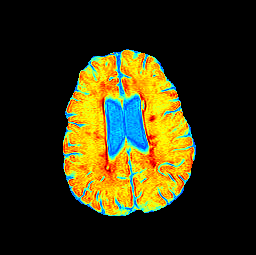
#> input picture out4.png, 256 x 255 px
$ jupyter execute --allow-errors 'MASKING .ipynb'
#> lines starting #> are read from the running program, lines starting #| are printed output that depends on the picture; after the words box and inside, x2 and y2 are one past the last pixel; in counts of white or black regions, pixels touching at a corner belong together
[cell 1]
# Python program for Detection of a
# specific color(blue here) using OpenCV with Python
import cv2
import numpy as np

frame = cv2.imread('out4.png')
#> frame is the input picture: shape (255, 256, 3); mean B, G, R 15.6, 48.6, 51.9

# Converts images from BGR to HSV
hsv = cv2.cvtColor(frame, cv2.COLOR_BGR2HSV)
#> hsv: shape (255, 256, 3); mean H, S, V 10.4, 65.1, 67.5
lower_red = np.array([10, 255, 255])
upper_red = np.array([179, 255, 255])

# Here we are defining range of bluecolor in HSV
# This creates a mask of blue coloured
# objects found in the frame.
mask = cv2.inRange(hsv, lower_red, upper_red)
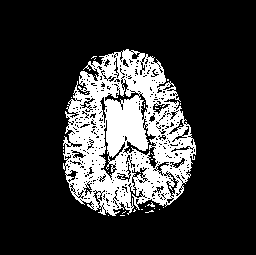
#> mask: shape (255, 256); 19.8% white; 30 white regions (29 under 20 px), largest, box (x1, y1, x2, y2) and area: (63, 49, 196, 216) 12830

# The bitwise and of the frame and mask is done so
# that only the blue coloured objects are highlighted
# and stored in res
res = cv2.bitwise_and(frame,frame, mask= mask)
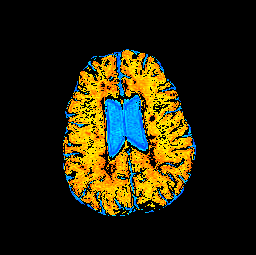
#> res: shape (255, 256, 3); mean B, G, R 11.3, 35, 39.2
cv2.imshow('frame',frame)
cv2.imshow('res',res)
cv2.imshow('mask',mask)

# This displays the frame, mask
# and res which we created in 3 separate windows.
k = cv2.waitKey(0) ; 0xFF
#> (key Esc is pressed here)
#if k == 27:
 #   break

# Destroys all of the HighGUI windows.
cv2.destroyAllWindows()

# release the captured frame
#> (the rest of this cell did not finish here and is left out)

[cell 2]
import cv2
import numpy as np

## Read
img = cv2.imread("out4.png")

## convert to hsv
#hsv = cv2.cvtColor(img, cv2.COLOR_BGR2HSV)

## mask of green (36,0,0) ~ (70, 255,255)
mask = cv2.inRange(hsv, (36, 0, 0), (70, 255,255))
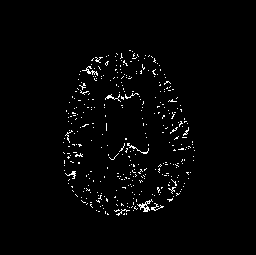
#> mask: shape (255, 256); 1.9% white in thin lines or dots, all inside (x1, y1, x2, y2) = (63, 50, 195, 216)

## slice the green
imask = mask>0
green = np.zeros_like(img, np.uint8)
green[imask] = img[imask]
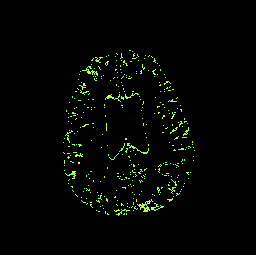
#> green: shape (255, 256, 3); mean B, G, R 1.8, 4.9, 3.2

## save
cv2.imwrite("green.png", green)
#> Out = True
